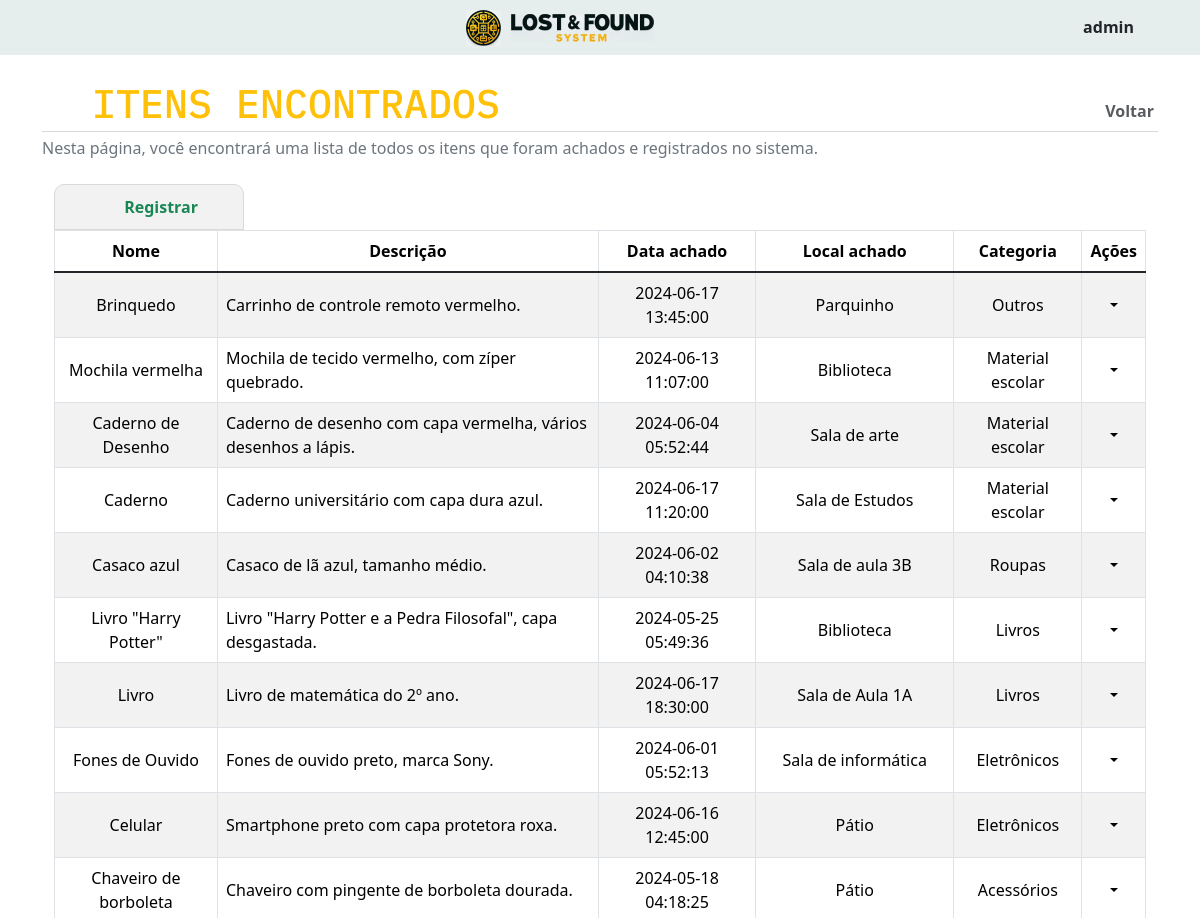
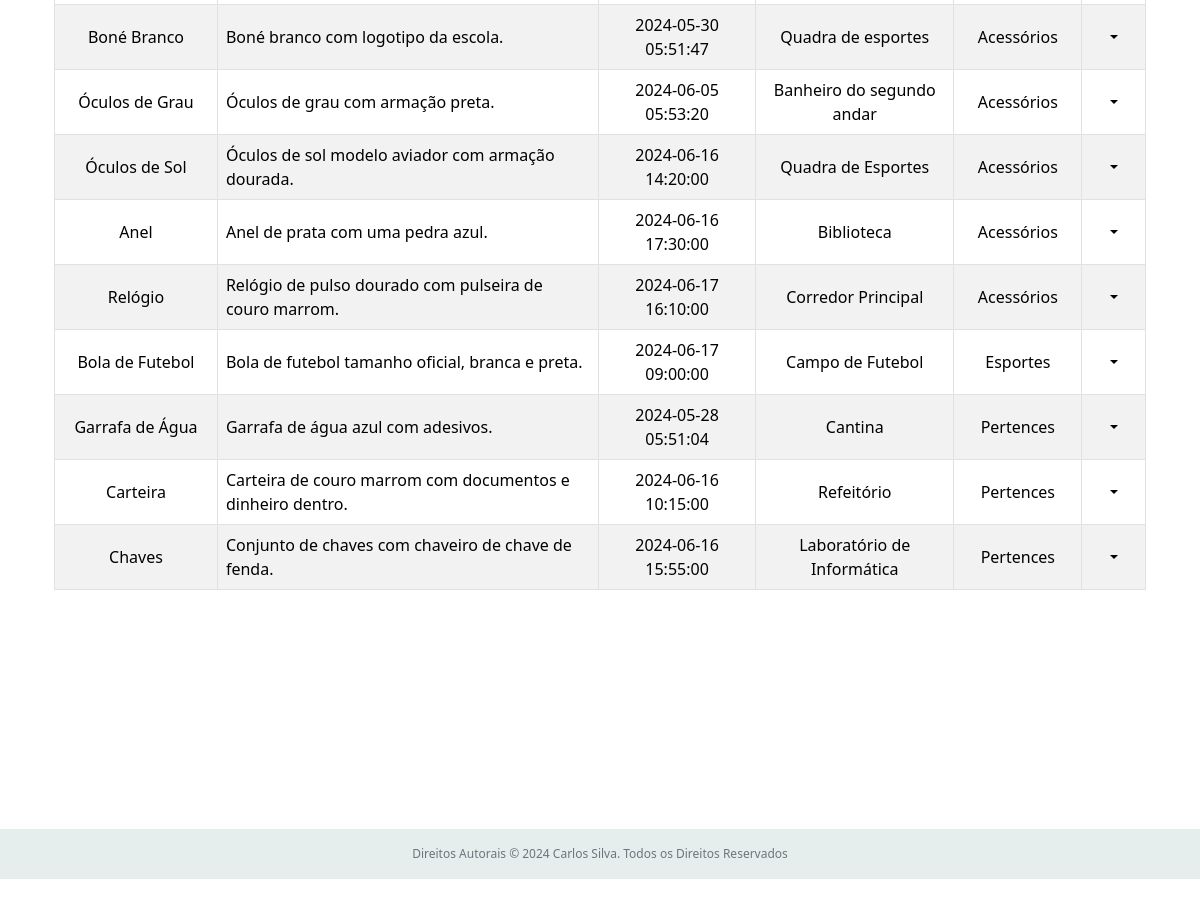
Screenshot of /cruds/foundItems.php (signed in) with the database file from the repository (2 pictures, top to bottom).
### tables this page shows
CREATE TABLE IF NOT EXISTS `found_items` (
  `id` INT NOT NULL AUTO_INCREMENT,
  `name` VARCHAR(45) NOT NULL,
  `description` VARCHAR(100) NOT NULL,
  `date_of_find` DATETIME NOT NULL,
  `place_of_find` VARCHAR(45) NOT NULL,
  `category_id` INT NOT NULL,
  PRIMARY KEY (`id`),
    FOREIGN KEY (`category_id`) REFERENCES `categories` (`id`));

CREATE TABLE IF NOT EXISTS `categories` (
  `id` INT NOT NULL AUTO_INCREMENT,
  `name` VARCHAR(45) NOT NULL,
  PRIMARY KEY (`id`));

### cruds/foundItems.php (the view, shortened to what this page needs)
<?php
require 'template/header.php';
?>
<main class="container my-3 my-sm-4">
  <div class="d-flex justify-content-between align-items-end">
    <h1 class="text-warning d-flex align-items-center IBMPlexMonoFont m-0"><ion-icon name="file-tray-full" class="me-2 page-identificator-icon"></ion-icon>ITENS ENCONTRADOS</h1>
    <a href="../index.php" class="d-flex align-items-center return-to-home fw-semibold mb-1">Voltar<ion-icon name="arrow-undo" class="ms-1"></ion-icon></a>
  </div>
  <div class="page-title-divider w-100 my-1"></div>
  <span class="text-secondary mb-4 d-block text-center text-sm-start">Nesta página, você encontrará uma lista de todos os itens que foram achados e registrados no sistema.</span>
  <div class="container">
    <?php
    require '../database/dbConfig.php';
    $sql = 'SELECT fi.id, fi.name, fi.description, fi.date_of_find, fi.place_of_find, c.name AS category
            FROM found_items AS fi
            JOIN categories AS c ON fi.category_id = c.id;';
    $stmt = $conn->prepare($sql);
    $stmt->execute();
    $found_items = $stmt->fetchAll(PDO::FETCH_ASSOC);
    if (count($found_items) > 0) {
      echo ($_SESSION['role'] == 1) ? '<a href="registerFoundItem.php" class="fw-semibold add-item-button d-flex align-items-center"><ion-icon name="add-circle-outline" class="me-1 add-item-icon"></ion-icon>Registrar</a>' : null;
    ?>
      <div class="table-responsive">
        <table class="table table-striped table-hover table-bordered">
          <thead>
            <tr class="text-center align-middle">
              <th>Nome</th>
              <th class="max-md-width">Descrição</th>
              <th>Data achado</th>
              <th>Local achado</th>
              <th>Categoria</th>
              <?php
              if ($_SESSION['role'] == 1) {
                echo '<th>Ações</th>';
              }
              ?>
            </tr>
          </thead>
          <tbody class="table-group-divider">
            <?php
            foreach ($found_items as $item) {
              echo '<tr class="text-center align-middle">';
              echo '<td>' . $item['name'] . '</td>';
              echo '<td class="text-start description-td-maxwidth">' . $item['description'] . '</td>';
              echo '<td class="date-td-minwidth">' . $item['date_of_find'] . '</td>';
              echo '<td>' . $item['place_of_find'] . '</td>';
              echo '<td>' . $item['category'] . '</td>';
              if ($_SESSION['role'] == 1) {
                echo '<td>
                  <div class="dropdown-center">
                    <ion-icon name="ellipsis-horizontal" class="dropdown-toggle text-center align-middle p-2" type="button" data-bs-toggle="dropdown" aria-expanded="false"></ion-icon>
                    <ul class="dropdown-menu">
                      <li>
                        <a href="editFoundItem.php?id=' . $item['id'] . '&name=' . $item['name'] . '&description=' . $item['description'] . '&dateOfFind=' . $item['date_of_find'] . '&placeOfFind=' . $item['place_of_find'] . '&id_category=' . $item['category'] . '" class="btn btn-warning d-flex align-items-center justify-content-center dropdown-item fw-semibold">
                          <ion-icon name="brush" class="me-1 action-icon"></ion-icon>Editar
                        </a>
                      </li>
                      <li>
                        <form method="post" action="foundItems.php?alert=moveItem&id=' . $item['id'] . '&name=' . $item['name'] . '&description=' . $item['description'] . '&id_category=' . $item['category'] . '">
                          <button class="btn btn-warning d-flex align-items-center justify-content-center dropdown-item fw-semibold"><ion-icon name="checkbox" class="me-1 action-icon"></ion-icon>Mover</button>
                        </form>
                      </li>
                      <li>
                        <form method="post" action="foundItems.php?alert=deleteItem&id=' . $item['id'] . '&name=' . $item['name'] . '">
                          <button class="btn btn-danger d-flex align-items-center justify-content-center dropdown-item fw-semibold"><ion-icon name="trash" class="me-1 action-icon"></ion-icon>Excluir</button>
                        </form>
                      </li>
                    </ul>
                  </div>
                </td>';
              }
              echo '</tr>';
            }
            ?>
          </tbody>
        </table>
      </div>
    <?php
    } else {
      echo '<div class="alert my-3 text-center align-self-center logo-gray-bg no-items-alert" role="alert"><h4 class="">Não há itens encontrados cadastrados no momento.<ion-icon name="sad-outline" class="no-items-icon ms-2"></ion-icon></h4></div>';
    }
    ?>
  </div>
</main>
<?php
require 'template/footer.php';
?>

### cruds/template/header.php (shortened to what this page needs)
<!doctype html>
<html lang="en">
<head>
  <link href="https://cdn.jsdelivr.net/npm/bootstrap@5.3.3/dist/css/bootstrap.min.css" rel="stylesheet">
</head>
<body class="d-flex flex-column">
  <div>
    <nav class="custom-navbar logo-gray-bg container-fluid d-flex justify-content-between align-items-center px-4 py-2">
      <div class="navbar-brand">
        <ion-icon name="menu-sharp" class="btn sidebar-toggle" data-bs-toggle="offcanvas" data-bs-target="#offcanvasScrolling" aria-controls="offcanvasScrolling"></ion-icon>
      </div>
      <a href="../index.php" class="logo-navbar">
        <img src="../assets/navbarLogo.png" alt="logo" draggable="false" class="img-fluid unselectable" />
      </a>
      <div class="dropdown-center">
        <button class="btn account-settings-button d-flex fw-semibold" data-bs-toggle="dropdown" aria-expanded="false">
          <span><?php echo $_SESSION['username']; ?></span><ion-icon name="person-circle-outline" class="ms-1 account-settings-icon"></ion-icon>
        </button>
      </div>
    </nav>
  </div>

### cruds/template/footer.php (shortened to what this page needs)
<footer class="container-fluid p-3 logo-gray-bg text-center">
  <div class="text-secondary copyright m-0">Direitos Autorais © 2024 Carlos Silva. Todos os Direitos Reservados</div>
</footer>
<link rel="stylesheet" href="css/style.css">
</body>
</html>

### cruds/css/style.css (style rules this page uses)
html, body { min-height: 100%; }
.IBMPlexMonoFont { font-family: 'IBM Plex Mono', monospace; }
.unselectable { user-select: none; }
.copyright { font-size: 12px; }
.logo-gray-bg { background-color: #e6eded; }
.custom-navbar, .offcanvas-header, .offcanvas-footer { max-height: 62px; }
.sidebar-toggle { transition: background-color 0.2s; height: 22px; width: 22px; }
.logo-navbar { text-decoration: none; margin: 0 5px; }
.account-settings-icon { height: 25px; width: 25px; }
main { min-height: 90vh; }
.page-identificator-icon { height: 42px; width: 42px; }
.page-title-divider { height: 1px; background-color: #d9d9d9; }
.return-to-home, .card-table-arrow-icon { text-decoration: none; color: #595c5f; transition: color 0.1s; }
.table-responsive { max-height: 70vh; }
.add-item-button { max-width: 190px; text-decoration: none; background-color: #f2f2f2; color: #198754; padding: 10px 45px; border: 1px solid #d9d9d9; border-radius: 10px 10px 0 0; transition: background-color 0.2s, color 0.2s, border 0.2s; }
.add-item-icon { width: 23px; height: 23px; }
.description-td-maxwidth { max-width: 466px; }
.date-td-minwidth { min-width: 123px; }
.max-md-width { max-width: 500px; }

### rows the page displays
found_items: name "Brinquedo", description "Carrinho de controle remoto vermelho.", date_of_find "2024-06-17 13:45:00", place_of_find "Parquinho", category.name "Outros"
found_items: name "Mochila vermelha", description "Mochila de tecido vermelho, com zíper quebrado.", date_of_find "2024-06-13 11:07:00", place_of_find "Biblioteca", category.name "Material escolar"
found_items: name "Caderno de Desenho", description "Caderno de desenho com capa vermelha, vários desenhos a lápis.", date_of_find "2024-06-04 05:52:44", place_of_find "Sala de arte", category.name "Material escolar"
found_items: name "Caderno", description "Caderno universitário com capa dura azul.", date_of_find "2024-06-17 11:20:00", place_of_find "Sala de Estudos", category.name "Material escolar"
found_items: name "Casaco azul", description "Casaco de lã azul, tamanho médio.", date_of_find "2024-06-02 04:10:38", place_of_find "Sala de aula 3B", category.name "Roupas"
found_items: name "Livro \"Harry Potter\"", description "Livro \"Harry Potter e a Pedra Filosofal\", capa desgastada.", date_of_find "2024-05-25 05:49:36", place_of_find "Biblioteca", category.name "Livros"
found_items: name "Livro", description "Livro de matemática do 2º ano.", date_of_find "2024-06-17 18:30:00", place_of_find "Sala de Aula 1A", category.name "Livros"
found_items: name "Fones de Ouvido", description "Fones de ouvido preto, marca Sony.", date_of_find "2024-06-01 05:52:13", place_of_find "Sala de informática", category.name "Eletrônicos"
found_items: name "Celular", description "Smartphone preto com capa protetora roxa.", date_of_find "2024-06-16 12:45:00", place_of_find "Pátio", category.name "Eletrônicos"
found_items: name "Chaveiro de borboleta", description "Chaveiro com pingente de borboleta dourada.", date_of_find "2024-05-18 04:18:25", place_of_find "Pátio", category.name "Acessórios"
found_items: name "Boné Branco", description "Boné branco com logotipo da escola.", date_of_find "2024-05-30 05:51:47", place_of_find "Quadra de esportes", category.name "Acessórios"
found_items: name "Óculos de Grau", description "Óculos de grau com armação preta.", date_of_find "2024-06-05 05:53:20", place_of_find "Banheiro do segundo andar", category.name "Acessórios"
found_items: name "Óculos de Sol", description "Óculos de sol modelo aviador com armação dourada.", date_of_find "2024-06-16 14:20:00", place_of_find "Quadra de Esportes", category.name "Acessórios"
found_items: name "Anel", description "Anel de prata com uma pedra azul.", date_of_find "2024-06-16 17:30:00", place_of_find "Biblioteca", category.name "Acessórios"
found_items: name "Relógio", description "Relógio de pulso dourado com pulseira de couro marrom.", date_of_find "2024-06-17 16:10:00", place_of_find "Corredor Principal", category.name "Acessórios"
found_items: name "Bola de Futebol", description "Bola de futebol tamanho oficial, branca e preta.", date_of_find "2024-06-17 09:00:00", place_of_find "Campo de Futebol", category.name "Esportes"
found_items: name "Garrafa de Água", description "Garrafa de água azul com adesivos.", date_of_find "2024-05-28 05:51:04", place_of_find "Cantina", category.name "Pertences"
found_items: name "Carteira", description "Carteira de couro marrom com documentos e dinheiro dentro.", date_of_find "2024-06-16 10:15:00", place_of_find "Refeitório", category.name "Pertences"
found_items: name "Chaves", description "Conjunto de chaves com chaveiro de chave de fenda.", date_of_find "2024-06-16 15:55:00", place_of_find "Laboratório de Informática", category.name "Pertences"

### other values shown
$_SESSION['username'] "admin"
